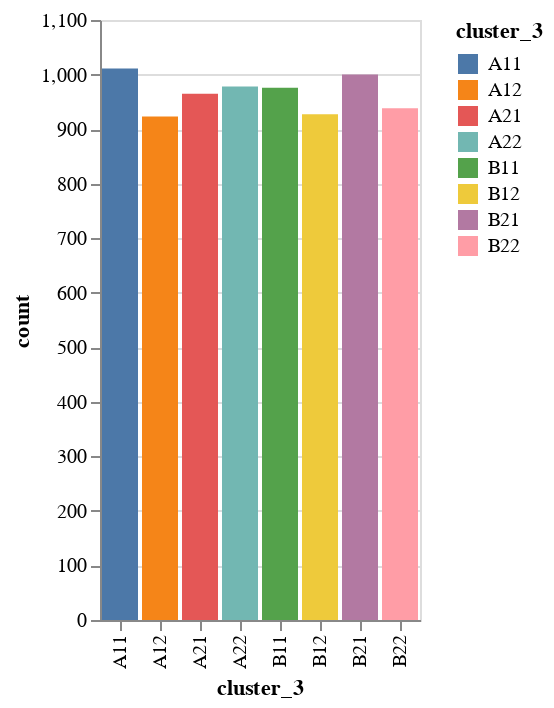

The notebook cell this image was saved under:
### Code cell
show_b_stats('cluster_3', df_clustered)

### Figure 1 — Vega-Lite specification as saved in the notebook (floating-point values rounded to 4 significant figures)
{"config": {"view": {"continuousWidth": 300, "continuousHeight": 300}}, "data": {"name": "data-f0f2309edd012e00c5c5a178bdb81bdd"}, "mark": {"type": "bar", "tooltip": true}, "encoding": {"color": {"field": "cluster_3", "type": "nominal"}, "x": {"field": "cluster_3", "type": "nominal"}, "y": {"field": "count", "type": "quantitative"}}, "params": [{"name": "param_3", "select": {"type": "interval", "encodings": ["x", "y"]}, "bind": "scales"}], "$schema": "https://vega.github.io/schema/vega-lite/v5.20.1.json", "datasets": {"data-f0f2309edd012e00c5c5a178bdb81bdd": [{"cluster_3": "A11", "count": 1011}, {"cluster_3": "B21", "count": 1000}, {"cluster_3": "A22", "count": 978}, {"cluster_3": "B11", "count": 976}, {"cluster_3": "A21", "count": 965}, {"cluster_3": "B22", "count": 938}, {"cluster_3": "B12", "count": 927}, {"cluster_3": "A12", "count": 923}]}}
